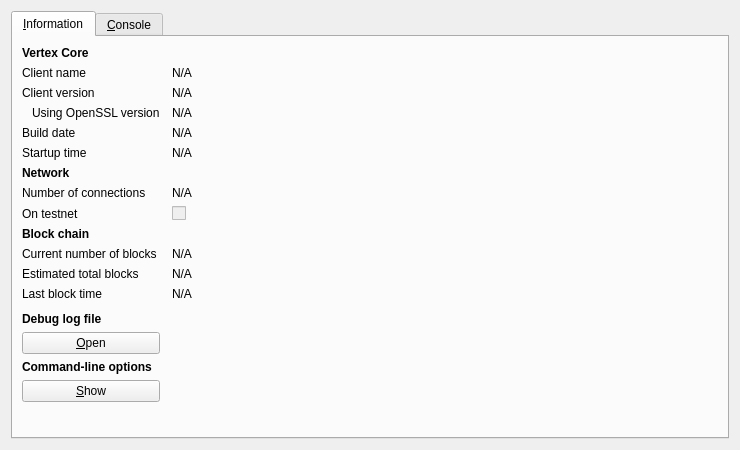
<?xml version="1.0" encoding="UTF-8"?>
<ui version="4.0">
 <class>RPCConsole</class>
 <widget class="QDialog" name="RPCConsole">
  <property name="geometry">
   <rect>
    <x>0</x>
    <y>0</y>
    <width>740</width>
    <height>450</height>
   </rect>
  </property>
  <property name="windowTitle">
   <string>Vertex - Debug window</string>
  </property>
  <layout class="QVBoxLayout" name="verticalLayout_2">
   <item>
    <widget class="QTabWidget" name="tabWidget">
     <property name="currentIndex">
      <number>0</number>
     </property>
     <widget class="QWidget" name="tab_info">
      <attribute name="title">
       <string>&amp;Information</string>
      </attribute>
      <layout class="QGridLayout" name="gridLayout" columnstretch="0,1">
       <property name="horizontalSpacing">
        <number>12</number>
       </property>
       <item row="0" column="0">
        <widget class="QLabel" name="label_9">
         <property name="font">
          <font>
           <weight>75</weight>
           <bold>true</bold>
          </font>
         </property>
         <property name="text">
          <string>Vertex Core</string>
         </property>
        </widget>
       </item>
       <item row="1" column="0">
        <widget class="QLabel" name="label_5">
         <property name="text">
          <string>Client name</string>
         </property>
        </widget>
       </item>
       <item row="1" column="1">
        <widget class="QLabel" name="clientName">
         <property name="cursor">
          <cursorShape>IBeamCursor</cursorShape>
         </property>
         <property name="text">
          <string>N/A</string>
         </property>
         <property name="textFormat">
          <enum>Qt::PlainText</enum>
         </property>
         <property name="textInteractionFlags">
          <set>Qt::LinksAccessibleByMouse|Qt::TextSelectableByKeyboard|Qt::TextSelectableByMouse</set>
         </property>
        </widget>
       </item>
       <item row="2" column="0">
        <widget class="QLabel" name="label_6">
         <property name="text">
          <string>Client version</string>
         </property>
        </widget>
       </item>
       <item row="2" column="1">
        <widget class="QLabel" name="clientVersion">
         <property name="cursor">
          <cursorShape>IBeamCursor</cursorShape>
         </property>
         <property name="text">
          <string>N/A</string>
         </property>
         <property name="textFormat">
          <enum>Qt::PlainText</enum>
         </property>
         <property name="textInteractionFlags">
          <set>Qt::LinksAccessibleByMouse|Qt::TextSelectableByKeyboard|Qt::TextSelectableByMouse</set>
         </property>
        </widget>
       </item>
       <item row="3" column="0">
        <widget class="QLabel" name="label_14">
         <property name="text">
          <string>Using OpenSSL version</string>
         </property>
         <property name="indent">
          <number>10</number>
         </property>
        </widget>
       </item>
       <item row="3" column="1">
        <widget class="QLabel" name="openSSLVersion">
         <property name="cursor">
          <cursorShape>IBeamCursor</cursorShape>
         </property>
         <property name="text">
          <string>N/A</string>
         </property>
         <property name="textFormat">
          <enum>Qt::PlainText</enum>
         </property>
         <property name="textInteractionFlags">
          <set>Qt::LinksAccessibleByMouse|Qt::TextSelectableByKeyboard|Qt::TextSelectableByMouse</set>
         </property>
        </widget>
       </item>
       <item row="4" column="0">
        <widget class="QLabel" name="label_12">
         <property name="text">
          <string>Build date</string>
         </property>
        </widget>
       </item>
       <item row="4" column="1">
        <widget class="QLabel" name="buildDate">
         <property name="cursor">
          <cursorShape>IBeamCursor</cursorShape>
         </property>
         <property name="text">
          <string>N/A</string>
         </property>
         <property name="textFormat">
          <enum>Qt::PlainText</enum>
         </property>
         <property name="textInteractionFlags">
          <set>Qt::LinksAccessibleByMouse|Qt::TextSelectableByKeyboard|Qt::TextSelectableByMouse</set>
         </property>
        </widget>
       </item>
       <item row="5" column="0">
        <widget class="QLabel" name="label_13">
         <property name="text">
          <string>Startup time</string>
         </property>
        </widget>
       </item>
       <item row="5" column="1">
        <widget class="QLabel" name="startupTime">
         <property name="cursor">
          <cursorShape>IBeamCursor</cursorShape>
         </property>
         <property name="text">
          <string>N/A</string>
         </property>
         <property name="textFormat">
          <enum>Qt::PlainText</enum>
         </property>
         <property name="textInteractionFlags">
          <set>Qt::LinksAccessibleByMouse|Qt::TextSelectableByKeyboard|Qt::TextSelectableByMouse</set>
         </property>
        </widget>
       </item>
       <item row="6" column="0">
        <widget class="QLabel" name="label_11">
         <property name="font">
          <font>
           <weight>75</weight>
           <bold>true</bold>
          </font>
         </property>
         <property name="text">
          <string>Network</string>
         </property>
        </widget>
       </item>
       <item row="7" column="0">
        <widget class="QLabel" name="label_7">
         <property name="text">
          <string>Number of connections</string>
         </property>
        </widget>
       </item>
       <item row="7" column="1">
        <widget class="QLabel" name="numberOfConnections">
         <property name="cursor">
          <cursorShape>IBeamCursor</cursorShape>
         </property>
         <property name="text">
          <string>N/A</string>
         </property>
         <property name="textFormat">
          <enum>Qt::PlainText</enum>
         </property>
         <property name="textInteractionFlags">
          <set>Qt::LinksAccessibleByMouse|Qt::TextSelectableByKeyboard|Qt::TextSelectableByMouse</set>
         </property>
        </widget>
       </item>
       <item row="8" column="0">
        <widget class="QLabel" name="label_8">
         <property name="text">
          <string>On testnet</string>
         </property>
        </widget>
       </item>
       <item row="8" column="1">
        <widget class="QCheckBox" name="isTestNet">
         <property name="enabled">
          <bool>false</bool>
         </property>
         <property name="text">
          <string/>
         </property>
        </widget>
       </item>
       <item row="9" column="0">
        <widget class="QLabel" name="label_10">
         <property name="font">
          <font>
           <weight>75</weight>
           <bold>true</bold>
          </font>
         </property>
         <property name="text">
          <string>Block chain</string>
         </property>
        </widget>
       </item>
       <item row="10" column="0">
        <widget class="QLabel" name="label_3">
         <property name="text">
          <string>Current number of blocks</string>
         </property>
        </widget>
       </item>
       <item row="10" column="1">
        <widget class="QLabel" name="numberOfBlocks">
         <property name="cursor">
          <cursorShape>IBeamCursor</cursorShape>
         </property>
         <property name="text">
          <string>N/A</string>
         </property>
         <property name="textFormat">
          <enum>Qt::PlainText</enum>
         </property>
         <property name="textInteractionFlags">
          <set>Qt::LinksAccessibleByMouse|Qt::TextSelectableByKeyboard|Qt::TextSelectableByMouse</set>
         </property>
        </widget>
       </item>
       <item row="11" column="0">
        <widget class="QLabel" name="label_4">
         <property name="text">
          <string>Estimated total blocks</string>
         </property>
        </widget>
       </item>
       <item row="11" column="1">
        <widget class="QLabel" name="totalBlocks">
         <property name="cursor">
          <cursorShape>IBeamCursor</cursorShape>
         </property>
         <property name="text">
          <string>N/A</string>
         </property>
         <property name="textFormat">
          <enum>Qt::PlainText</enum>
         </property>
         <property name="textInteractionFlags">
          <set>Qt::LinksAccessibleByMouse|Qt::TextSelectableByKeyboard|Qt::TextSelectableByMouse</set>
         </property>
        </widget>
       </item>
       <item row="12" column="0">
        <widget class="QLabel" name="label_2">
         <property name="text">
          <string>Last block time</string>
         </property>
        </widget>
       </item>
       <item row="12" column="1">
        <widget class="QLabel" name="lastBlockTime">
         <property name="cursor">
          <cursorShape>IBeamCursor</cursorShape>
         </property>
         <property name="text">
          <string>N/A</string>
         </property>
         <property name="textFormat">
          <enum>Qt::PlainText</enum>
         </property>
         <property name="textInteractionFlags">
          <set>Qt::LinksAccessibleByMouse|Qt::TextSelectableByKeyboard|Qt::TextSelectableByMouse</set>
         </property>
        </widget>
       </item>
       <item row="13" column="0">
        <spacer name="verticalSpacer_2">
         <property name="orientation">
          <enum>Qt::Vertical</enum>
         </property>
         <property name="sizeHint" stdset="0">
          <size>
           <width>20</width>
           <height>20</height>
          </size>
         </property>
        </spacer>
       </item>
       <item row="14" column="0">
        <widget class="QLabel" name="labelDebugLogfile">
         <property name="font">
          <font>
           <weight>75</weight>
           <bold>true</bold>
          </font>
         </property>
         <property name="text">
          <string>Debug log file</string>
         </property>
        </widget>
       </item>
       <item row="15" column="0">
        <widget class="QPushButton" name="openDebugLogfileButton">
         <property name="toolTip">
          <string>Open the Vertex debug log file from the current data directory. This can take a few seconds for large log files.</string>
         </property>
         <property name="text">
          <string>&amp;Open</string>
         </property>
         <property name="autoDefault">
          <bool>false</bool>
         </property>
        </widget>
       </item>
       <item row="16" column="0">
        <widget class="QLabel" name="labelCLOptions">
         <property name="font">
          <font>
           <weight>75</weight>
           <bold>true</bold>
          </font>
         </property>
         <property name="text">
          <string>Command-line options</string>
         </property>
        </widget>
       </item>
       <item row="17" column="0">
        <widget class="QPushButton" name="showCLOptionsButton">
         <property name="toolTip">
          <string>Show the Vertex-Qt help message to get a list with possible Vertex command-line options.</string>
         </property>
         <property name="text">
          <string>&amp;Show</string>
         </property>
         <property name="autoDefault">
          <bool>false</bool>
         </property>
        </widget>
       </item>
       <item row="18" column="0">
        <spacer name="verticalSpacer">
         <property name="orientation">
          <enum>Qt::Vertical</enum>
         </property>
         <property name="sizeHint" stdset="0">
          <size>
           <width>20</width>
           <height>40</height>
          </size>
         </property>
        </spacer>
       </item>
      </layout>
     </widget>
     <widget class="QWidget" name="tab_console">
      <attribute name="title">
       <string>&amp;Console</string>
      </attribute>
      <layout class="QVBoxLayout" name="verticalLayout_3">
       <property name="spacing">
        <number>3</number>
       </property>
       <item>
        <widget class="QTextEdit" name="messagesWidget">
         <property name="minimumSize">
          <size>
           <width>0</width>
           <height>100</height>
          </size>
         </property>
         <property name="readOnly">
          <bool>true</bool>
         </property>
         <property name="tabKeyNavigation" stdset="0">
          <bool>false</bool>
         </property>
         <property name="columnCount" stdset="0">
          <number>2</number>
         </property>
        </widget>
       </item>
       <item>
        <layout class="QHBoxLayout" name="horizontalLayout">
         <property name="spacing">
          <number>3</number>
         </property>
         <item>
          <widget class="QLabel" name="label">
           <property name="text">
            <string notr="true">&gt;</string>
           </property>
          </widget>
         </item>
         <item>
          <widget class="QLineEdit" name="lineEdit"/>
         </item>
         <item>
          <widget class="QPushButton" name="clearButton">
           <property name="maximumSize">
            <size>
             <width>24</width>
             <height>24</height>
            </size>
           </property>
           <property name="toolTip">
            <string>Clear console</string>
           </property>
           <property name="text">
            <string/>
           </property>
           <property name="icon">
            <iconset resource="../bitcoin.qrc">
             <normaloff>:/icons/remove</normaloff>:/icons/remove</iconset>
           </property>
           <property name="shortcut">
            <string notr="true">Ctrl+L</string>
           </property>
           <property name="autoDefault">
            <bool>false</bool>
           </property>
          </widget>
         </item>
        </layout>
       </item>
      </layout>
     </widget>
    </widget>
   </item>
  </layout>
 </widget>
 <resources>
  <include location="../bitcoin.qrc"/>
 </resources>
 <connections/>
</ui>
